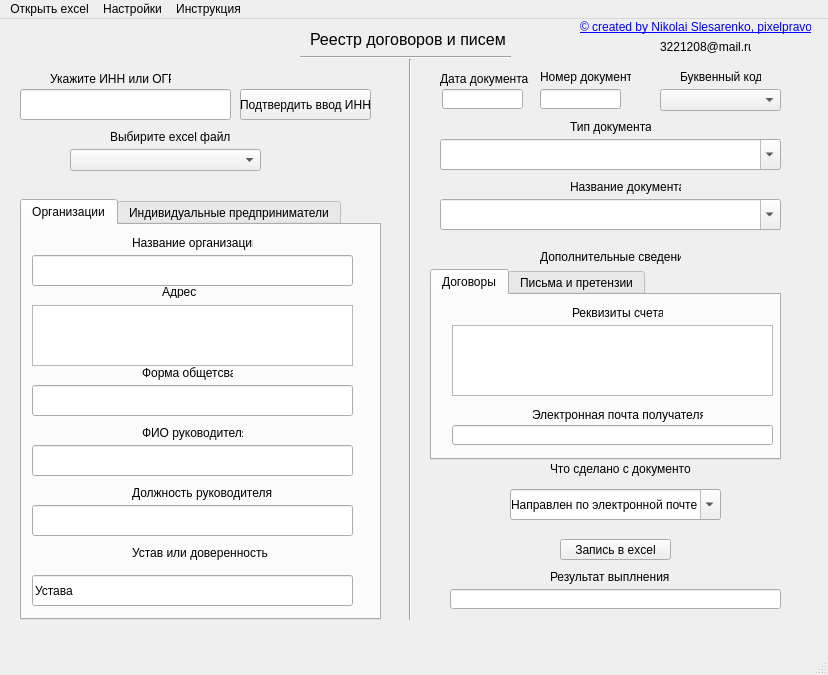
<?xml version="1.0" encoding="UTF-8"?>
<ui version="4.0">
 <class>MainWindow</class>
 <widget class="QMainWindow" name="MainWindow">
  <property name="geometry">
   <rect>
    <x>0</x>
    <y>0</y>
    <width>828</width>
    <height>675</height>
   </rect>
  </property>
  <property name="font">
   <font>
    <strikeout>false</strikeout>
   </font>
  </property>
  <property name="windowTitle">
   <string>MainWindow</string>
  </property>
  <widget class="QWidget" name="centralwidget">
   <widget class="QLineEdit" name="lineEdit_INN_QT_INPUT">
    <property name="geometry">
     <rect>
      <x>20</x>
      <y>70</y>
      <width>211</width>
      <height>31</height>
     </rect>
    </property>
   </widget>
   <widget class="QLabel" name="label">
    <property name="geometry">
     <rect>
      <x>50</x>
      <y>50</y>
      <width>121</width>
      <height>20</height>
     </rect>
    </property>
    <property name="text">
     <string>Укажите ИНН или ОГРН</string>
    </property>
   </widget>
   <widget class="QPushButton" name="pushButton_Record_to_Excel">
    <property name="geometry">
     <rect>
      <x>560</x>
      <y>520</y>
      <width>111</width>
      <height>21</height>
     </rect>
    </property>
    <property name="text">
     <string>Запись в excel</string>
    </property>
   </widget>
   <widget class="QPushButton" name="pushButton_Parse">
    <property name="geometry">
     <rect>
      <x>240</x>
      <y>70</y>
      <width>131</width>
      <height>31</height>
     </rect>
    </property>
    <property name="cursor">
     <cursorShape>PointingHandCursor</cursorShape>
    </property>
    <property name="text">
     <string>Подтвердить ввод ИНН</string>
    </property>
   </widget>
   <widget class="QLabel" name="label_3">
    <property name="geometry">
     <rect>
      <x>310</x>
      <y>10</y>
      <width>201</width>
      <height>21</height>
     </rect>
    </property>
    <property name="font">
     <font>
      <pointsize>12</pointsize>
     </font>
    </property>
    <property name="text">
     <string>Реестр договоров и писем</string>
    </property>
   </widget>
   <widget class="QLabel" name="label_4">
    <property name="geometry">
     <rect>
      <x>580</x>
      <y>0</y>
      <width>231</width>
      <height>16</height>
     </rect>
    </property>
    <property name="font">
     <font>
      <underline>true</underline>
     </font>
    </property>
    <property name="cursor">
     <cursorShape>PointingHandCursor</cursorShape>
    </property>
    <property name="styleSheet">
     <string notr="true">color: blue;</string>
    </property>
    <property name="text">
     <string>&lt;a href=&quot;https://www.pixelpravo.ru&quot;&gt;© created by Nikolai Slesarenko, pixelpravo.ru&lt;/a&gt;</string>
    </property>
    <property name="openExternalLinks">
     <bool>true</bool>
    </property>
   </widget>
   <widget class="QLabel" name="label_5">
    <property name="geometry">
     <rect>
      <x>660</x>
      <y>20</y>
      <width>91</width>
      <height>16</height>
     </rect>
    </property>
    <property name="text">
     <string>3221208@mail.ru</string>
    </property>
   </widget>
   <widget class="QComboBox" name="comboBox_xslm_choice">
    <property name="geometry">
     <rect>
      <x>70</x>
      <y>130</y>
      <width>191</width>
      <height>22</height>
     </rect>
    </property>
   </widget>
   <widget class="QLabel" name="label_6">
    <property name="geometry">
     <rect>
      <x>110</x>
      <y>110</y>
      <width>121</width>
      <height>16</height>
     </rect>
    </property>
    <property name="text">
     <string>Выбирите excel файл</string>
    </property>
   </widget>
   <widget class="QLabel" name="label_14">
    <property name="geometry">
     <rect>
      <x>550</x>
      <y>440</y>
      <width>141</width>
      <height>20</height>
     </rect>
    </property>
    <property name="text">
     <string>Что сделано с документом</string>
    </property>
   </widget>
   <widget class="QComboBox" name="comboBox_docfate">
    <property name="geometry">
     <rect>
      <x>510</x>
      <y>470</y>
      <width>211</width>
      <height>31</height>
     </rect>
    </property>
    <property name="editable">
     <bool>true</bool>
    </property>
    <item>
     <property name="text">
      <string>Направлен по электронной почте</string>
     </property>
    </item>
    <item>
     <property name="text">
      <string>Получен скан</string>
     </property>
    </item>
    <item>
     <property name="text">
      <string>Передан нарочно</string>
     </property>
    </item>
    <item>
     <property name="text">
      <string>Оригинал получен</string>
     </property>
    </item>
   </widget>
   <widget class="QLineEdit" name="lineEdit_result">
    <property name="geometry">
     <rect>
      <x>450</x>
      <y>570</y>
      <width>331</width>
      <height>20</height>
     </rect>
    </property>
   </widget>
   <widget class="QLabel" name="label_15">
    <property name="geometry">
     <rect>
      <x>550</x>
      <y>550</y>
      <width>121</width>
      <height>16</height>
     </rect>
    </property>
    <property name="text">
     <string>Результат выплнения</string>
    </property>
   </widget>
   <widget class="QTabWidget" name="tabWidget">
    <property name="geometry">
     <rect>
      <x>20</x>
      <y>180</y>
      <width>361</width>
      <height>421</height>
     </rect>
    </property>
    <property name="currentIndex">
     <number>0</number>
    </property>
    <widget class="QWidget" name="tab">
     <attribute name="title">
      <string>Организации</string>
     </attribute>
     <widget class="QTextEdit" name="textEdit_adress">
      <property name="geometry">
       <rect>
        <x>10</x>
        <y>80</y>
        <width>321</width>
        <height>61</height>
       </rect>
      </property>
     </widget>
     <widget class="QLineEdit" name="lineEdit_NAME_organization">
      <property name="geometry">
       <rect>
        <x>10</x>
        <y>30</y>
        <width>321</width>
        <height>31</height>
       </rect>
      </property>
     </widget>
     <widget class="QLabel" name="label_2">
      <property name="geometry">
       <rect>
        <x>110</x>
        <y>10</y>
        <width>121</width>
        <height>16</height>
       </rect>
      </property>
      <property name="text">
       <string>Название организации</string>
      </property>
     </widget>
     <widget class="QLabel" name="label_18">
      <property name="geometry">
       <rect>
        <x>140</x>
        <y>60</y>
        <width>47</width>
        <height>13</height>
       </rect>
      </property>
      <property name="text">
       <string>Адрес</string>
      </property>
     </widget>
     <widget class="QLineEdit" name="lineEdit_seo_director_position">
      <property name="geometry">
       <rect>
        <x>10</x>
        <y>280</y>
        <width>321</width>
        <height>31</height>
       </rect>
      </property>
     </widget>
     <widget class="QLabel" name="label_12">
      <property name="geometry">
       <rect>
        <x>120</x>
        <y>140</y>
        <width>91</width>
        <height>16</height>
       </rect>
      </property>
      <property name="text">
       <string>Форма общетсва</string>
      </property>
     </widget>
     <widget class="QLineEdit" name="lineEdit_form">
      <property name="geometry">
       <rect>
        <x>10</x>
        <y>160</y>
        <width>321</width>
        <height>31</height>
       </rect>
      </property>
     </widget>
     <widget class="QLabel" name="label_11">
      <property name="geometry">
       <rect>
        <x>110</x>
        <y>260</y>
        <width>141</width>
        <height>16</height>
       </rect>
      </property>
      <property name="text">
       <string>Должность руководителя</string>
      </property>
     </widget>
     <widget class="QLabel" name="label_10">
      <property name="geometry">
       <rect>
        <x>120</x>
        <y>200</y>
        <width>101</width>
        <height>16</height>
       </rect>
      </property>
      <property name="text">
       <string>ФИО руководителя</string>
      </property>
     </widget>
     <widget class="QLineEdit" name="lineEdit_seo_name">
      <property name="geometry">
       <rect>
        <x>10</x>
        <y>220</y>
        <width>321</width>
        <height>31</height>
       </rect>
      </property>
     </widget>
     <widget class="QLineEdit" name="lineEdit_ustav">
      <property name="geometry">
       <rect>
        <x>10</x>
        <y>350</y>
        <width>321</width>
        <height>31</height>
       </rect>
      </property>
      <property name="layoutDirection">
       <enum>Qt::LeftToRight</enum>
      </property>
      <property name="autoFillBackground">
       <bool>false</bool>
      </property>
      <property name="text">
       <string>Устава</string>
      </property>
     </widget>
     <widget class="QLabel" name="label_9">
      <property name="geometry">
       <rect>
        <x>110</x>
        <y>320</y>
        <width>141</width>
        <height>16</height>
       </rect>
      </property>
      <property name="text">
       <string>Устав или доверенность</string>
      </property>
     </widget>
    </widget>
    <widget class="QWidget" name="tab_2">
     <attribute name="title">
      <string>Индивидуальные предприниматели</string>
     </attribute>
     <widget class="QLineEdit" name="lineEdit_NAME_organization_2">
      <property name="geometry">
       <rect>
        <x>20</x>
        <y>30</y>
        <width>321</width>
        <height>31</height>
       </rect>
      </property>
     </widget>
     <widget class="QLabel" name="label_16">
      <property name="geometry">
       <rect>
        <x>150</x>
        <y>10</y>
        <width>41</width>
        <height>16</height>
       </rect>
      </property>
      <property name="text">
       <string>ФИО ИП</string>
      </property>
     </widget>
     <widget class="QTextEdit" name="textEdit_adress_2">
      <property name="geometry">
       <rect>
        <x>20</x>
        <y>90</y>
        <width>321</width>
        <height>61</height>
       </rect>
      </property>
     </widget>
     <widget class="QLabel" name="label_19">
      <property name="geometry">
       <rect>
        <x>160</x>
        <y>70</y>
        <width>47</width>
        <height>13</height>
       </rect>
      </property>
      <property name="text">
       <string>Адрес</string>
      </property>
     </widget>
     <widget class="QLabel" name="label_20">
      <property name="geometry">
       <rect>
        <x>160</x>
        <y>160</y>
        <width>47</width>
        <height>13</height>
       </rect>
      </property>
      <property name="text">
       <string>Паспорт</string>
      </property>
     </widget>
     <widget class="QTextEdit" name="textEdit_pasport">
      <property name="geometry">
       <rect>
        <x>20</x>
        <y>180</y>
        <width>321</width>
        <height>61</height>
       </rect>
      </property>
     </widget>
    </widget>
   </widget>
   <widget class="QTabWidget" name="tabWidget_2">
    <property name="geometry">
     <rect>
      <x>430</x>
      <y>250</y>
      <width>351</width>
      <height>191</height>
     </rect>
    </property>
    <property name="currentIndex">
     <number>0</number>
    </property>
    <widget class="QWidget" name="tab_3">
     <attribute name="title">
      <string>Договоры</string>
     </attribute>
     <widget class="QTextEdit" name="textEdit_bill">
      <property name="geometry">
       <rect>
        <x>20</x>
        <y>30</y>
        <width>321</width>
        <height>71</height>
       </rect>
      </property>
     </widget>
     <widget class="QLabel" name="label_17">
      <property name="geometry">
       <rect>
        <x>140</x>
        <y>10</y>
        <width>91</width>
        <height>16</height>
       </rect>
      </property>
      <property name="text">
       <string>Реквизиты счета</string>
      </property>
     </widget>
     <widget class="QLabel" name="label_21">
      <property name="geometry">
       <rect>
        <x>100</x>
        <y>110</y>
        <width>171</width>
        <height>20</height>
       </rect>
      </property>
      <property name="text">
       <string>Электронная почта получателя</string>
      </property>
     </widget>
     <widget class="QLineEdit" name="lineEdit_number_email">
      <property name="geometry">
       <rect>
        <x>20</x>
        <y>130</y>
        <width>321</width>
        <height>20</height>
       </rect>
      </property>
     </widget>
    </widget>
    <widget class="QWidget" name="tab_4">
     <attribute name="title">
      <string>Письма и претензии</string>
     </attribute>
     <widget class="QLineEdit" name="lineEdit_date_2">
      <property name="geometry">
       <rect>
        <x>80</x>
        <y>30</y>
        <width>101</width>
        <height>20</height>
       </rect>
      </property>
     </widget>
     <widget class="QLabel" name="label_23">
      <property name="geometry">
       <rect>
        <x>20</x>
        <y>10</y>
        <width>201</width>
        <height>16</height>
       </rect>
      </property>
      <property name="text">
       <string>Сумма задолженности для претензии</string>
      </property>
     </widget>
    </widget>
   </widget>
   <widget class="QComboBox" name="comboBox_type_doc">
    <property name="geometry">
     <rect>
      <x>440</x>
      <y>120</y>
      <width>341</width>
      <height>31</height>
     </rect>
    </property>
    <property name="editable">
     <bool>true</bool>
    </property>
   </widget>
   <widget class="QLineEdit" name="lineEdit_number_docs">
    <property name="geometry">
     <rect>
      <x>540</x>
      <y>70</y>
      <width>81</width>
      <height>20</height>
     </rect>
    </property>
   </widget>
   <widget class="QLineEdit" name="lineEdit_date">
    <property name="geometry">
     <rect>
      <x>442</x>
      <y>70</y>
      <width>81</width>
      <height>20</height>
     </rect>
    </property>
   </widget>
   <widget class="QLabel" name="label_8">
    <property name="geometry">
     <rect>
      <x>440</x>
      <y>50</y>
      <width>91</width>
      <height>20</height>
     </rect>
    </property>
    <property name="text">
     <string>Дата документа</string>
    </property>
   </widget>
   <widget class="QLabel" name="label_7">
    <property name="geometry">
     <rect>
      <x>540</x>
      <y>50</y>
      <width>91</width>
      <height>16</height>
     </rect>
    </property>
    <property name="text">
     <string>Номер документа</string>
    </property>
   </widget>
   <widget class="QLabel" name="label_13">
    <property name="geometry">
     <rect>
      <x>570</x>
      <y>100</y>
      <width>81</width>
      <height>16</height>
     </rect>
    </property>
    <property name="text">
     <string>Тип документа</string>
    </property>
   </widget>
   <widget class="QLabel" name="label_22">
    <property name="geometry">
     <rect>
      <x>540</x>
      <y>230</y>
      <width>141</width>
      <height>16</height>
     </rect>
    </property>
    <property name="text">
     <string>Дополнительные сведения</string>
    </property>
   </widget>
   <widget class="Line" name="line">
    <property name="geometry">
     <rect>
      <x>400</x>
      <y>40</y>
      <width>20</width>
      <height>561</height>
     </rect>
    </property>
    <property name="orientation">
     <enum>Qt::Vertical</enum>
    </property>
   </widget>
   <widget class="Line" name="line_2">
    <property name="geometry">
     <rect>
      <x>300</x>
      <y>30</y>
      <width>211</width>
      <height>16</height>
     </rect>
    </property>
    <property name="orientation">
     <enum>Qt::Horizontal</enum>
    </property>
   </widget>
   <widget class="QLabel" name="label_24">
    <property name="geometry">
     <rect>
      <x>680</x>
      <y>50</y>
      <width>81</width>
      <height>16</height>
     </rect>
    </property>
    <property name="toolTip">
     <string>Буквенный код своей организации из config.ini раздел [Letter code]</string>
    </property>
    <property name="text">
     <string>Буквенный код</string>
    </property>
   </widget>
   <widget class="QComboBox" name="comboBox_letter_code">
    <property name="geometry">
     <rect>
      <x>660</x>
      <y>70</y>
      <width>121</width>
      <height>22</height>
     </rect>
    </property>
   </widget>
   <widget class="QLabel" name="label_25">
    <property name="geometry">
     <rect>
      <x>570</x>
      <y>160</y>
      <width>111</width>
      <height>16</height>
     </rect>
    </property>
    <property name="text">
     <string>Название документа</string>
    </property>
   </widget>
   <widget class="QComboBox" name="comboBox_name_doc">
    <property name="geometry">
     <rect>
      <x>440</x>
      <y>180</y>
      <width>341</width>
      <height>31</height>
     </rect>
    </property>
    <property name="editable">
     <bool>true</bool>
    </property>
   </widget>
  </widget>
  <widget class="QMenuBar" name="menubar">
   <property name="geometry">
    <rect>
     <x>0</x>
     <y>0</y>
     <width>828</width>
     <height>21</height>
    </rect>
   </property>
   <widget class="QMenu" name="menu">
    <property name="title">
     <string>Настройки</string>
    </property>
    <addaction name="action_settings"/>
   </widget>
   <widget class="QMenu" name="menu_excel">
    <property name="title">
     <string>Открыть excel</string>
    </property>
    <addaction name="action_open_excel"/>
   </widget>
   <widget class="QMenu" name="menu_2">
    <property name="title">
     <string>Инструкция</string>
    </property>
    <addaction name="action_readme"/>
   </widget>
   <addaction name="menu_excel"/>
   <addaction name="menu"/>
   <addaction name="menu_2"/>
  </widget>
  <widget class="QStatusBar" name="statusbar"/>
  <action name="action123">
   <property name="text">
    <string>123</string>
   </property>
  </action>
  <action name="action_settings">
   <property name="text">
    <string>Открыть настройки</string>
   </property>
  </action>
  <action name="action_open_excel">
   <property name="text">
    <string>Открыть excel</string>
   </property>
  </action>
  <action name="action_readme">
   <property name="text">
    <string>Открыть инструкцию</string>
   </property>
  </action>
 </widget>
 <resources/>
 <connections/>
</ui>
